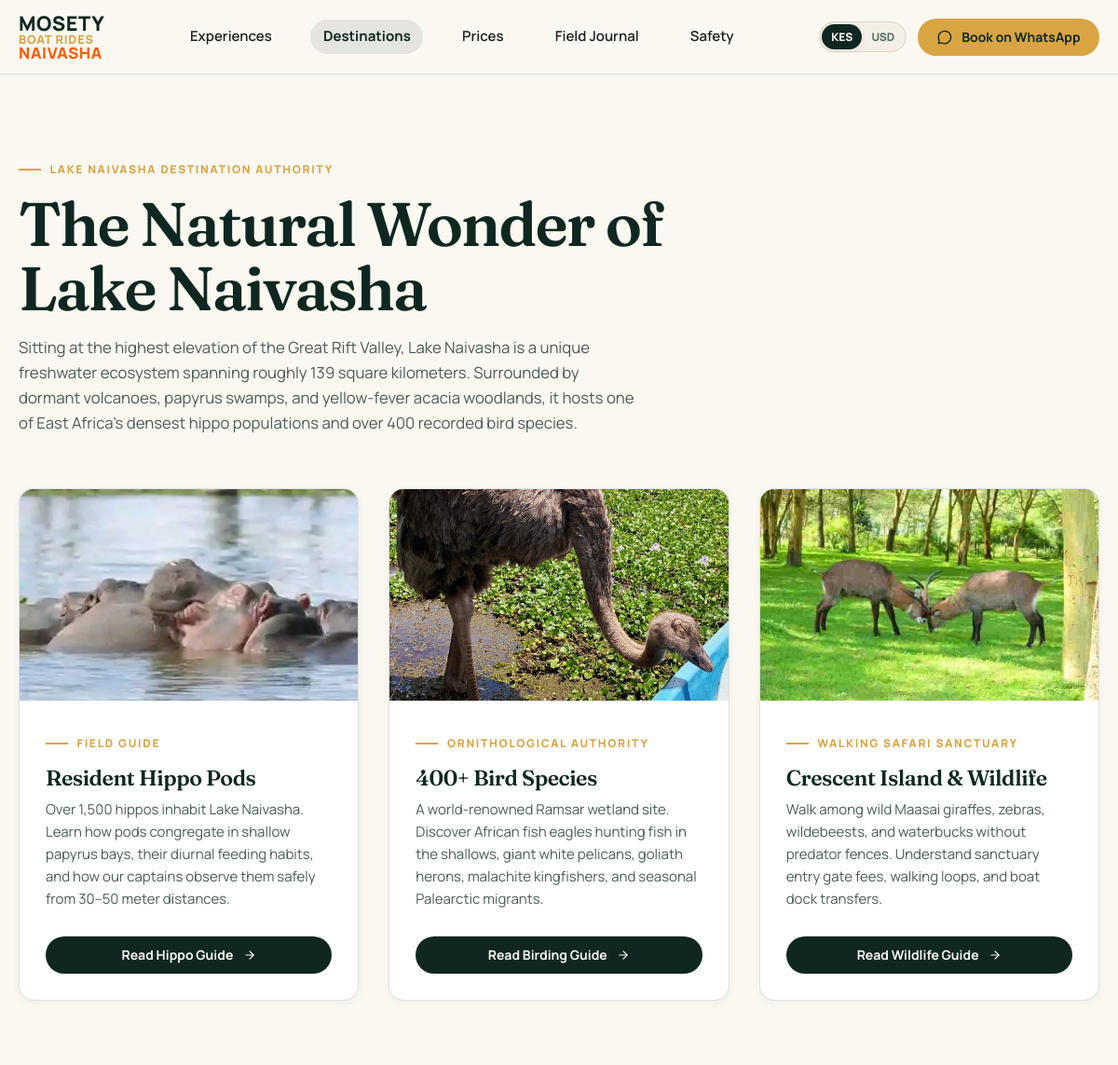
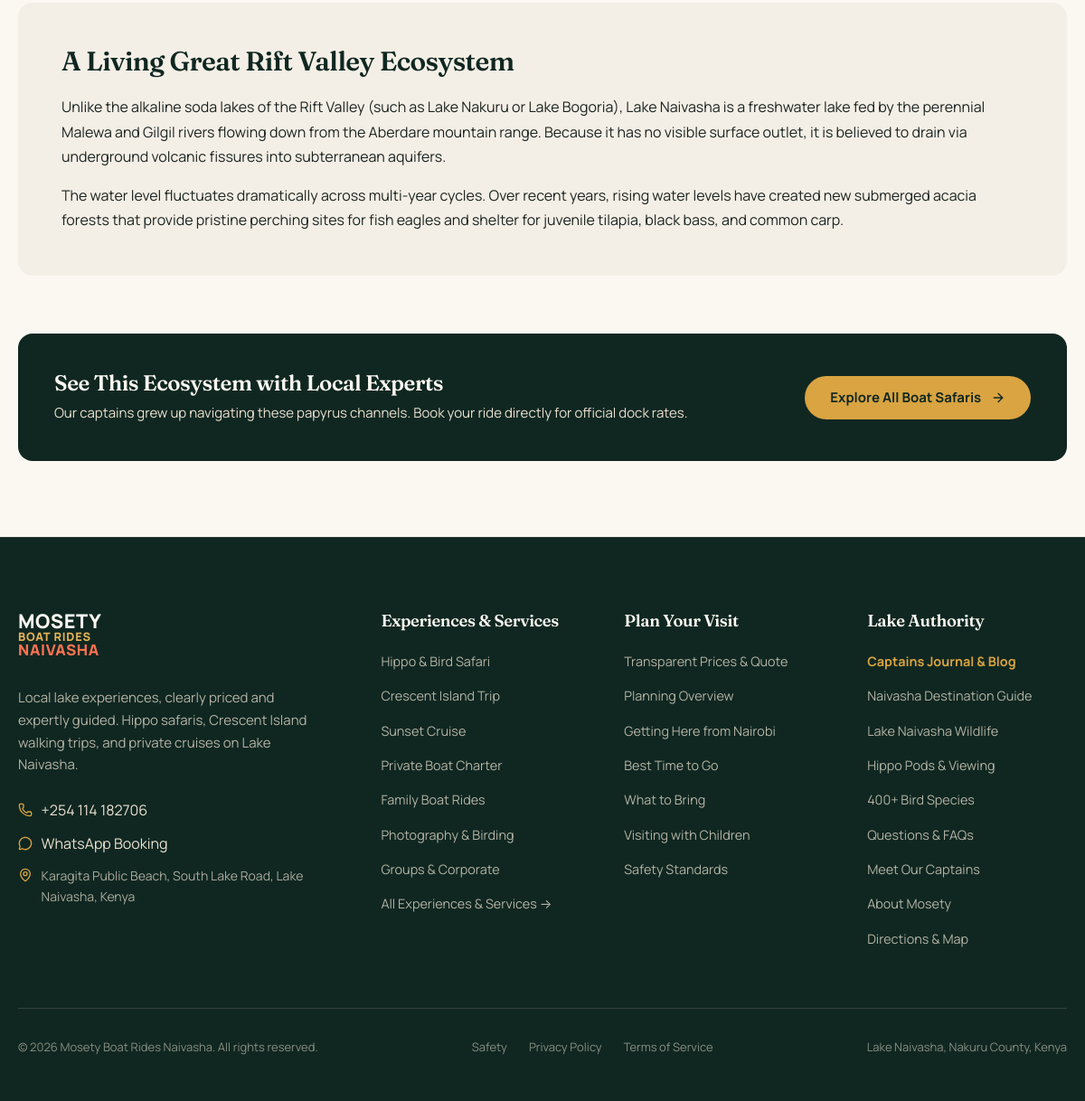
The page /naivasha-guide/ on the database its author committed (2 pictures, top to bottom).
### core/models.py (models this page shows, shortened)
class SiteSettings(models.Model):
    business_name = models.CharField(max_length=150, default="Mosety Boat Rides Naivasha")
    legal_name = models.CharField(max_length=150, default="Mosety Boat Rides Naivasha")
    tagline = models.CharField(max_length=255, default="See Naivasha from the water.")
    phone = models.CharField(max_length=30, default="+254 114 182706")
    whatsapp_number = models.CharField(max_length=30, default="+254 114 182706")
    email = models.EmailField(default="info@mosety.co.ke")
    address_text = models.CharField(max_length=255, default="Karagita Public Beach, South Lake Road, Lake Naivasha, Kenya")
    latitude = models.DecimalField(max_digits=9, decimal_places=6, default=-0.763400)
    longitude = models.DecimalField(max_digits=9, decimal_places=6, default=36.425800)
    opening_hours = models.CharField(max_length=120, default="Daily 06:30 - 18:30")
    google_business_url = models.URLField(blank=True, default="")
    directions_url = models.URLField(blank=True, default="https://maps.google.com/?q=-0.763400,36.425800")
    base_url = models.URLField(default="https://mosety.co.ke")
    default_currency = models.CharField(max_length=5, default="KES")
    booking_notice = models.TextField(blank=True, default="Advance booking recommended for morning wildlife tours and weekend sunset cruises.")
    price_verified_at = models.DateField(default=timezone.now)
    logo = models.ImageField(upload_to="branding/", blank=True, null=True)
    favicon = models.ImageField(upload_to="branding/", blank=True, null=True)
    default_social_image = models.ImageField(upload_to="branding/", blank=True, null=True)
    ga4_measurement_id = models.CharField(max_length=50, blank=True, default="", help_text="e.g. G-XXXXXXXXXX")
    gsc_verification_code = models.CharField(max_length=120, blank=True, default="")
    bing_verification_code = models.CharField(max_length=120, blank=True, default="")
    class Meta:
        verbose_name = "Site Settings"
        verbose_name_plural = "Site Settings"
    @classmethod
    def get_solo(cls):
        obj, _ = cls.objects.get_or_create(id=1)
        return obj
    @property
    def phone_digits(self):
        return ''.join(c for c in self.phone if c.isdigit())
    @property
    def whatsapp_digits(self):
        digits = ''.join(c for c in self.whatsapp_number if c.isdigit())
        if digits.startswith('0') and len(digits) == 10:
            return f"254{digits[1:]}"
        return digits
    @property
    def phone_e164(self):
        digits = self.phone_digits
        if digits.startswith('0') and len(digits) == 10:
            return f"+254{digits[1:]}"
        return f"+{digits}" if digits else ""
    @property
    def tel_url(self):
        return f"tel:{self.phone_e164}" if self.phone_e164 else ""
    def build_whatsapp_url(self, message="Hi Mosety. I would like to inquire about a Lake Naivasha boat ride."):
        digits = self.whatsapp_digits
        if not digits:
            return ""
        encoded = quote(message)
        return f"https://wa.me/{digits}?text={encoded}"

### content/views.py (the view)
# urls.py: path('naivasha-guide/', views.NaivashaGuideHubView.as_view(), name='guide_hub'),
class NaivashaGuideHubView(TemplateView):
    template_name = 'content/guide_hub.html'
    def get_context_data(self, **kwargs):
        context = super().get_context_data(**kwargs)
        site = SiteSettings.get_solo()
        context.update({
            'site': site,
            'meta_title': f"Lake Naivasha Destination Authority Guide — {site.business_name}",
            'meta_description': (
                "Comprehensive authority guide to Lake Naivasha: Freshwater Great Rift Valley ecology, "
                "resident hippo pods, 400+ bird species, Crescent Island walking safaris, and local boat docks."
            ),
        })
        return context

### seo/utils.py (called while the page is built)
def clean_canonical_url(request, override_url=None):
    site = SiteSettings.get_solo()
    base_url = (site.base_url or "https://mosety.co.ke").rstrip('/')
    if override_url:
        if override_url.startswith('http'):
            parsed = urlparse(override_url)
            return urlunparse((parsed.scheme, parsed.netloc, parsed.path, '', '', ''))
        return f"{base_url}{override_url}"
    parsed_path = request.path
    query_params = request.GET.copy()
    for param in TRACKING_PARAMS:
        query_params.pop(param, None)
    page = query_params.get('page')
    clean_query = {}
    if page and page.isdigit() and int(page) > 1:
        clean_query['page'] = page
    query_str = urlencode(clean_query)
    if query_str:
        return f"{base_url}{parsed_path}?{query_str}"
    return f"{base_url}{parsed_path}"

### templates/content/guide_hub.html (shortened to what this page needs)
{% extends 'base.html' %}
{% load static humanize %}
{% block content %}
<section class="section-spacing" style="background: var(--ivory);">
  <div class="site-container">
    <div style="max-width: 800px; margin-bottom: 3.5rem;">
      <p class="eyebrow eyebrow-gold">Lake Naivasha Destination Authority</p>
      <h1 class="hero-h1" style="margin-bottom: 1rem;">The Natural Wonder of Lake Naivasha</h1>
      <p class="lead-text">
        Sitting at the highest elevation of the Great Rift Valley, Lake Naivasha is a unique freshwater ecosystem spanning roughly 139 square kilometers. Surrounded by dormant volcanoes, papyrus swamps, and yellow-fever acacia woodlands, it hosts one of East Africa’s densest hippo populations and over 400 recorded bird species.
      </p>
    </div>
    <div style="display: grid; grid-template-columns: repeat(auto-fit, minmax(320px, 1fr)); gap: 2rem; margin-bottom: 4.5rem;">
      <article class="card" style="background: #ffffff; border: 1px solid var(--border-subtle); border-radius: var(--radius-card); overflow: hidden; box-shadow: var(--shadow-sm); display: flex; flex-direction: column; justify-content: space-between;">
        <div>
          <div style="aspect-ratio: 16 / 10; background: var(--papyrus); overflow: hidden;">
            <img src="{% static 'images/gallery/lake-naivasha-hippo-pod-water.jpeg' %}" alt="Wild hippos resting in Lake Naivasha papyrus shallows" style="width: 100%; height: 100%; object-fit: cover;">
          </div>
          <div style="padding: 1.75rem;">
            <span class="eyebrow eyebrow-gold">Field Guide</span>
            <h2 style="font-size: 1.45rem; margin-bottom: 0.5rem; color: var(--ink-forest);">Resident Hippo Pods</h2>
            <p style="font-size: 0.9375rem; color: var(--body-muted); line-height: 1.6; margin: 0;">
              Over 1,500 hippos inhabit Lake Naivasha. Learn how pods congregate in shallow papyrus bays, their diurnal feeding habits, and how our captains observe them safely from 30–50 meter distances.
            </p>
          </div>
        </div>
        <div style="padding: 0 1.75rem 1.75rem 1.75rem;">
          <a href="/naivasha-guide/hippos/" class="btn btn-sm btn-forest" style="width: 100%;">
            <span>Read Hippo Guide</span>
            <i data-lucide="arrow-right" style="width: 14px; height: 14px;"></i>
          </a>
        </div>
      </article>
      <article class="card" style="background: #ffffff; border: 1px solid var(--border-subtle); border-radius: var(--radius-card); overflow: hidden; box-shadow: var(--shadow-sm); display: flex; flex-direction: column; justify-content: space-between;">
        <div>
          <div style="aspect-ratio: 16 / 10; background: var(--papyrus); overflow: hidden;">
            <img src="{% static 'images/gallery/naivasha-ostrich.jpeg' %}" alt="Lake Naivasha bird life and wildlife" style="width: 100%; height: 100%; object-fit: cover;">
          </div>
          <div style="padding: 1.75rem;">
            <span class="eyebrow eyebrow-gold">Ornithological Authority</span>
            <h2 style="font-size: 1.45rem; margin-bottom: 0.5rem; color: var(--ink-forest);">400+ Bird Species</h2>
            <p style="font-size: 0.9375rem; color: var(--body-muted); line-height: 1.6; margin: 0;">
              A world-renowned Ramsar wetland site. Discover African fish eagles hunting fish in the shallows, giant white pelicans, goliath herons, malachite kingfishers, and seasonal Palearctic migrants.
            </p>
          </div>
        </div>
        <div style="padding: 0 1.75rem 1.75rem 1.75rem;">
          <a href="/naivasha-guide/birds/" class="btn btn-sm btn-forest" style="width: 100%;">
            <span>Read Birding Guide</span>
            <i data-lucide="arrow-right" style="width: 14px; height: 14px;"></i>
          </a>
        </div>
      </article>
      <article class="card" style="background: #ffffff; border: 1px solid var(--border-subtle); border-radius: var(--radius-card); overflow: hidden; box-shadow: var(--shadow-sm); display: flex; flex-direction: column; justify-content: space-between;">
        <div>
          <div style="aspect-ratio: 16 / 10; background: var(--papyrus); overflow: hidden;">
            <img src="{% static 'images/gallery/crescent-island-waterbucks-sparring.jpeg' %}" alt="Giraffes and zebras on Crescent Island" style="width: 100%; height: 100%; object-fit: cover;">
          </div>
          <div style="padding: 1.75rem;">
            <span class="eyebrow eyebrow-gold">Walking Safari Sanctuary</span>
            <h2 style="font-size: 1.45rem; margin-bottom: 0.5rem; color: var(--ink-forest);">Crescent Island & Wildlife</h2>
            <p style="font-size: 0.9375rem; color: var(--body-muted); line-height: 1.6; margin: 0;">
              Walk among wild Maasai giraffes, zebras, wildebeests, and waterbucks without predator fences. Understand sanctuary entry gate fees, walking loops, and boat dock transfers.
            </p>
          </div>
        </div>
        <div style="padding: 0 1.75rem 1.75rem 1.75rem;">
          <a href="/naivasha-guide/wildlife/" class="btn btn-sm btn-forest" style="width: 100%;">
            <span>Read Wildlife Guide</span>
            <i data-lucide="arrow-right" style="width: 14px; height: 14px;"></i>
          </a>
        </div>
      </article>
    </div>
    <div style="background: var(--papyrus-light); border-radius: var(--radius-card); padding: clamp(2rem, 4vw, 3.5rem); margin-bottom: 4rem;">
      <h2 style="font-size: 1.85rem; margin-bottom: 1.25rem; color: var(--ink-forest);">A Living Great Rift Valley Ecosystem</h2>
      <div style="color: var(--body-text); font-size: 1rem; line-height: 1.7; display: flex; flex-direction: column; gap: 1rem;">
        <p>
          Unlike the alkaline soda lakes of the Rift Valley (such as Lake Nakuru or Lake Bogoria), Lake Naivasha is a freshwater lake fed by the perennial Malewa and Gilgil rivers flowing down from the Aberdare mountain range. Because it has no visible surface outlet, it is believed to drain via underground volcanic fissures into subterranean aquifers.
        </p>
        <p>
          The water level fluctuates dramatically across multi-year cycles. Over recent years, rising water levels have created new submerged acacia forests that provide pristine perching sites for fish eagles and shelter for juvenile tilapia, black bass, and common carp.
        </p>
      </div>
    </div>
    <div style="background: var(--ink-forest); color: var(--ivory); border-radius: var(--radius-card); padding: 2.5rem; display: flex; flex-wrap: wrap; justify-content: space-between; align-items: center; gap: 1.5rem;">
      <div>
        <h3 style="color: var(--ivory); margin-bottom: 0.35rem;">See This Ecosystem with Local Experts</h3>
        <p style="color: var(--papyrus); font-size: 0.9375rem; margin: 0;">
          Our captains grew up navigating these papyrus channels. Book your ride directly for official dock rates.
        </p>
      </div>
      <a href="/boat-rides/" class="btn btn-primary">
        <span>Explore All Boat Safaris</span>
        <i data-lucide="arrow-right" style="width: 16px; height: 16px;"></i>
      </a>
    </div>
  </div>
</section>
{% endblock %}

### templates/includes/footer.html
<footer class="site-footer">
  <div class="site-container">
    <div class="footer-grid">
      <div>
        <a href="/" class="gyg-stacked-brand" style="margin-bottom: 1rem;" aria-label="{{ site.business_name }} home">
          <span class="gyg-brand-part-1">Mosety</span>
          <span class="gyg-brand-part-2">Boat Rides</span>
          <span class="gyg-brand-part-3">Naivasha</span>
        </a>
        <p class="footer-brand-desc">
          Local lake experiences, clearly priced and expertly guided. Hippo safaris, Crescent Island walking trips, and private cruises on Lake Naivasha.
        </p>
        <div style="margin-top: 1.5rem; display: flex; flex-direction: column; gap: 0.65rem;">
          {% if site.phone_e164 %}
          <a href="{{ site.tel_url }}" style="display: flex; align-items: center; gap: 0.6rem; color: var(--papyrus);">
            <i data-lucide="phone" style="width: 16px; height: 16px; color: var(--rift-gold);"></i>
            <span>{{ site.phone }}</span>
          </a>
          {% endif %}
          <a href="{{ whatsapp_book_url }}" target="_blank" rel="noopener" style="display: flex; align-items: center; gap: 0.6rem; color: var(--papyrus);">
            <i data-lucide="message-circle" style="width: 16px; height: 16px; color: var(--rift-gold);"></i>
            <span>WhatsApp Booking</span>
          </a>
          <div style="display: flex; align-items: flex-start; gap: 0.6rem; color: rgba(234, 225, 209, 0.7); font-size: 0.875rem;">
            <i data-lucide="map-pin" style="width: 16px; height: 16px; color: var(--rift-gold); flex-shrink: 0; margin-top: 0.2rem;"></i>
            <span>{{ site.address_text }}</span>
          </div>
        </div>
      </div>
      <div>
        <h3 class="footer-col-title">Experiences & Services</h3>
        <ul class="footer-links">
          <li><a href="/boat-rides/hippo-bird-safari/">Hippo & Bird Safari</a></li>
          <li><a href="/boat-rides/crescent-island/">Crescent Island Trip</a></li>
          <li><a href="/boat-rides/sunset-cruise/">Sunset Cruise</a></li>
          <li><a href="/boat-rides/private-boat/">Private Boat Charter</a></li>
          <li><a href="/boat-rides/family-boat-ride/">Family Boat Rides</a></li>
          <li><a href="/boat-rides/photography-birding/">Photography & Birding</a></li>
          <li><a href="/boat-rides/groups-corporate/">Groups & Corporate</a></li>
          <li><a href="/boat-rides/">All Experiences & Services →</a></li>
        </ul>
      </div>
      <div>
        <h3 class="footer-col-title">Plan Your Visit</h3>
        <ul class="footer-links">
          <li><a href="/prices/">Transparent Prices & Quote</a></li>
          <li><a href="/plan-your-visit/">Planning Overview</a></li>
          <li><a href="/plan-your-visit/getting-here/">Getting Here from Nairobi</a></li>
          <li><a href="/plan-your-visit/best-time-to-go/">Best Time to Go</a></li>
          <li><a href="/plan-your-visit/what-to-bring/">What to Bring</a></li>
          <li><a href="/plan-your-visit/children/">Visiting with Children</a></li>
          <li><a href="/safety/">Safety Standards</a></li>
        </ul>
      </div>
      <div>
        <h3 class="footer-col-title">Lake Authority</h3>
        <ul class="footer-links">
          <li><a href="/journal/" style="color: var(--rift-gold); font-weight: 700;">Captains Journal & Blog</a></li>
          <li><a href="/naivasha-guide/">Naivasha Destination Guide</a></li>
          <li><a href="/naivasha-guide/wildlife/">Lake Naivasha Wildlife</a></li>
          <li><a href="/naivasha-guide/hippos/">Hippo Pods & Viewing</a></li>
          <li><a href="/naivasha-guide/birds/">400+ Bird Species</a></li>
          <li><a href="/questions/">Questions & FAQs</a></li>
          <li><a href="/captains/">Meet Our Captains</a></li>
          <li><a href="/about/">About Mosety</a></li>
          <li><a href="/contact/">Directions & Map</a></li>
        </ul>
      </div>
    </div>
    <div class="footer-bottom">
      <p>© 2026 Mosety Boat Rides Naivasha. All rights reserved.</p>
      <div style="display: flex; gap: 1.5rem;">
        <a href="/safety/">Safety</a>
        <a href="/privacy/">Privacy Policy</a>
        <a href="/terms/">Terms of Service</a>
      </div>
      <p>Lake Naivasha, Nakuru County, Kenya</p>
    </div>
  </div>
</footer>

### rows shown on the page
SiteSettings: phone "+254 114 182706", address_text "Karagita Public Beach, South Lake Road, Lake Naivasha, Kenya"
